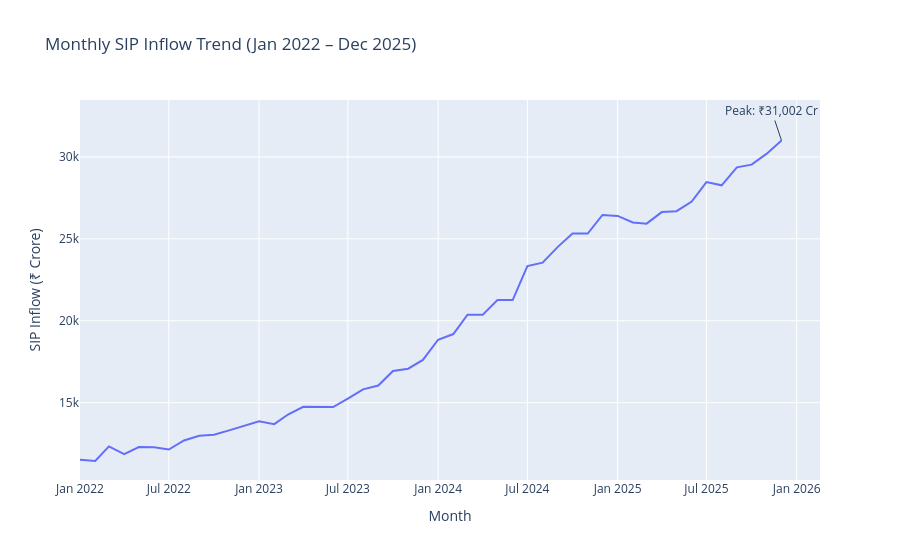

Notebook source saved alongside this figure:
### Code cell
# ============================================================
# 3. SIP INFLOW TIME-SERIES
# ============================================================

monthly_sip["month"] = pd.to_datetime(monthly_sip["month"])

fig = px.line(
    monthly_sip,
    x="month",
    y="sip_inflow_crore",
    title="Monthly SIP Inflow Trend (Jan 2022 – Dec 2025)",
    labels={
        "month": "Month",
        "sip_inflow_crore": "SIP Inflow (₹ Crore)"
    }
)

# Find the highest SIP inflow
peak_row = monthly_sip.loc[
    monthly_sip["sip_inflow_crore"].idxmax()
]

fig.add_annotation(
    x=peak_row["month"],
    y=peak_row["sip_inflow_crore"],
    text=f"Peak: ₹{peak_row['sip_inflow_crore']:,.0f} Cr",
    showarrow=True
)

fig.show()
